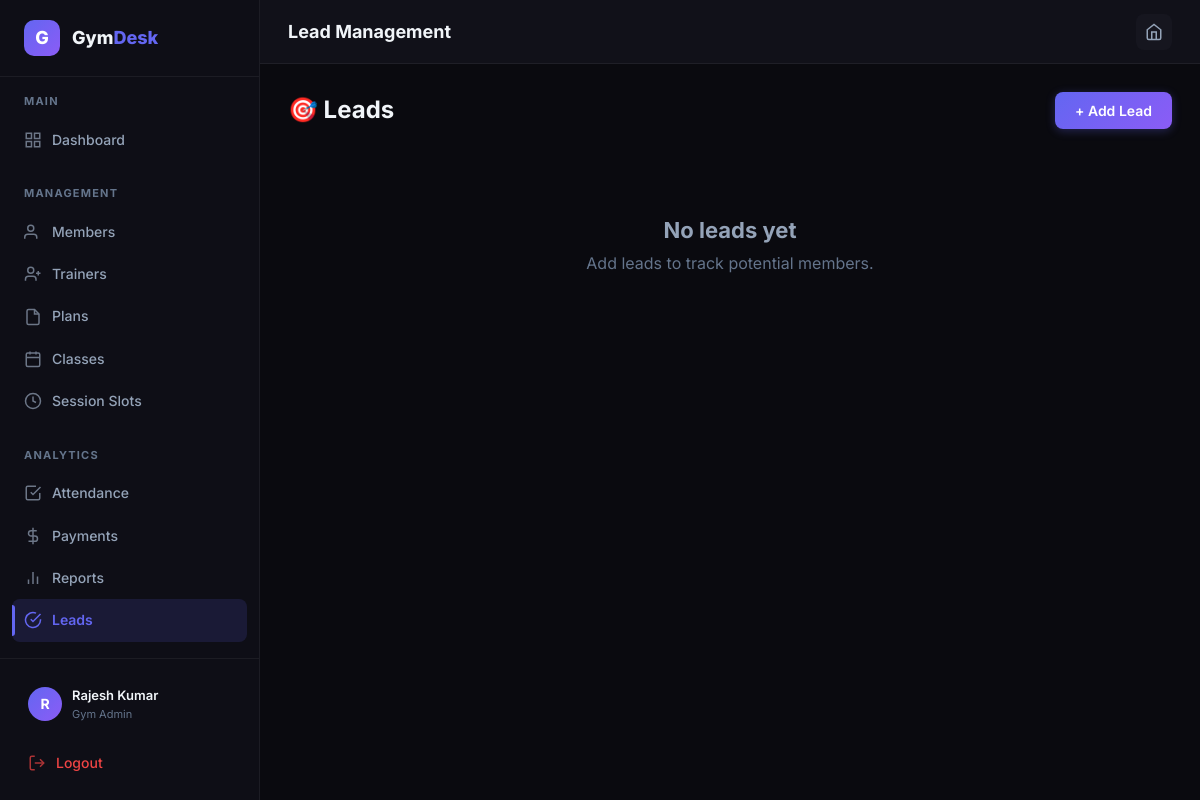
/admin/leads (signed in), run on the app's committed database.
### tables this page shows
CREATE TABLE users (
            id INTEGER PRIMARY KEY AUTOINCREMENT,
            email TEXT UNIQUE NOT NULL,
            password_hash TEXT NOT NULL,
            role TEXT NOT NULL CHECK(role IN ('system_admin','gym_admin','trainer','member')),
            full_name TEXT NOT NULL,
            phone TEXT,
            avatar TEXT,
            is_active INTEGER DEFAULT 1,
            created_at TIMESTAMP DEFAULT CURRENT_TIMESTAMP
        );

### backend/routes/admin.py (the view)
@admin_bp.route('/leads')
@login_required
@gym_admin_required
def leads():
    db = get_db()
    gym = _get_admin_gym(db)
    if gym:
        leads_list = db.execute('SELECT * FROM leads WHERE gym_id = ? ORDER BY created_at DESC',
                                (gym['id'],)).fetchall()
    else:
        leads_list = db.execute('''
            SELECT l.*, g.name as gym_name FROM leads l
            JOIN gyms g ON l.gym_id = g.id ORDER BY l.created_at DESC
        ''').fetchall()
    db.close()
    return render_template('admin/leads.html', leads=leads_list, gym=gym)

### backend/app.py (called while the page is built)
    @property
    def is_authenticated(self):
        return True

### backend/database.py (called while the page is built)
def get_db():
    conn = sqlite3.connect(Config.DATABASE)
    conn.row_factory = sqlite3.Row
    conn.execute("PRAGMA foreign_keys = ON")
    return conn

### backend/routes/admin.py (called while the page is built)
def _get_admin_gym(db):
    if current_user.role == 'system_admin':
        return None  # System admin sees all
    gym = db.execute('SELECT * FROM gyms WHERE owner_id = ?', (current_user.id,)).fetchone()
    return gym

### frontend/templates/admin/leads.html (shortened to what this page needs)
{% extends "dashboard_base.html" %}{% block title %}Leads{% endblock %}{% block page_title %}Lead Management{% endblock
%}{% block sidebar_nav %}{% include "admin/_sidebar.html" %}{% endblock %}
{% block content %}
<div class="page-header">
    <h1>🎯 Leads</h1>
    {% if gym %}<button class="btn btn-primary"
        onclick="document.getElementById('addLeadModal').classList.add('active')">+ Add Lead</button>{% endif %}
</div>
{% if leads %}<div class="table-wrapper">
    <table>
        <thead>
            <tr>
                <th>Name</th>
                <th>Email</th>
                <th>Phone</th>
                <th>Source</th>
                <th>Status</th>
                <th>Created</th>
                <th>Actions</th>
            </tr>
        </thead>
        <tbody>
            {% for l in leads %}<tr>
                <td class="font-semibold">{{ l['name'] }}</td>
                <td>{{ l['email'] or '—' }}</td>
                <td>{{ l['phone'] or '—' }}</td>
                <td>{{ l['source']|replace('-',' ')|title }}</td>
                <td><span
                        class="badge badge-{{ 'success' if l['status']=='converted' else 'info' if l['status']=='interested' else 'warning' if l['status']=='contacted' else 'error' if l['status']=='lost' else 'neutral' }}">{{
                        l['status']|title }}</span></td>
                <td>{{ format_date(l['created_at']) }}</td>
                <td>
                    <form method="POST" action="{{ url_for('admin.update_lead_status', lead_id=l['id']) }}"
                        class="flex gap-1"><select name="status" class="form-control"
                            style="max-width:120px;font-size:0.75rem;padding:4px 8px;">
                            <option value="new" {% if l['status']=='new' %}selected{% endif %}>New</option>
                            <option value="contacted" {% if l['status']=='contacted' %}selected{% endif %}>Contacted
                            </option>
                            <option value="interested" {% if l['status']=='interested' %}selected{% endif %}>Interested
                            </option>
                            <option value="converted" {% if l['status']=='converted' %}selected{% endif %}>Converted
                            </option>
                            <option value="lost" {% if l['status']=='lost' %}selected{% endif %}>Lost</option>
                        </select><button class="btn btn-ghost btn-sm">Update</button></form>
                </td>
            </tr>{% endfor %}</tbody>
    </table>
</div>
{% else %}<div class="empty-state">
    <h3>No leads yet</h3>
    <p>Add leads to track potential members.</p>
</div>{% endif %}
{% endblock %}

### frontend/templates/dashboard_base.html (shortened to what this page needs)
{% extends "base.html" %}
{% block extra_css %}
<link rel="stylesheet" href="{{ url_for('static', filename='css/dashboard.css') }}">
{% endblock %}
{% block body %}
<div class="app-shell">
    <aside class="sidebar" id="sidebar">
        <div class="sidebar-header">
            <div class="sidebar-logo">G</div>
            <div class="sidebar-brand">Gym<span>Desk</span></div>
        </div>
        <nav class="sidebar-nav">
            {% block sidebar_nav %}{% endblock %}
        </nav>
        <div class="sidebar-footer">
            <div class="sidebar-user">
                <div class="sidebar-avatar">{{ current_user.full_name[0] }}</div>
                <div class="sidebar-user-info">
                    <div class="sidebar-user-name">{{ current_user.full_name }}</div>
                    <div class="sidebar-user-role">{{ current_user.role | replace('_', ' ') }}</div>
                </div>
            </div>
            <a href="{{ url_for('auth.logout') }}" class="nav-link mt-2" style="color: var(--error);">
                <svg width="18" height="18" viewBox="0 0 24 24" fill="none" stroke="currentColor" stroke-width="2">
                    <path d="M9 21H5a2 2 0 01-2-2V5a2 2 0 012-2h4" />
                    <polyline points="16 17 21 12 16 7" />
                    <line x1="21" y1="12" x2="9" y2="12" />
                </svg>
                Logout
            </a>
        </div>
    </aside>
    <main class="main-content">
        <header class="topbar">
            <div class="topbar-left">
                <h1 class="topbar-title">{% block page_title %}Dashboard{% endblock %}</h1>
            </div>
            <div class="topbar-right">
                <a href="{{ url_for('public.landing') }}" class="topbar-btn" title="Home">
                    <svg width="18" height="18" viewBox="0 0 24 24" fill="none" stroke="currentColor" stroke-width="2">
                        <path d="M3 9l9-7 9 7v11a2 2 0 01-2 2H5a2 2 0 01-2-2z" />
                        <polyline points="9 22 9 12 15 12 15 22" />
                    </svg>
                </a>
            </div>
        </header>
        <div class="page-content">
            {% block content %}{% endblock %}
        </div>
    </main>
</div>
{% endblock %}

### frontend/static/css/main.css (style rules this page uses)
:root { --bg-primary: #0a0a0f; --bg-secondary: #111119; --bg-card: #16161f; --bg-card-hover: #1c1c28; --bg-input: #1a1a26; --bg-sidebar: #0e0e16; --accent-primary: #6366f1; --accent-primary-hover: #818cf8; --accent-secondary: #8b5cf6; --accent-gradient: linear-gradient(135deg, #6366f1, #8b5cf6); --accent-glow: rgba(99, 102, 241, 0.15); --success: #10b981; --success-bg: rgba(16, 185, 129, 0.1); --warning: #f59e0b; --warning-bg: rgba(245, 158, 11, 0.1); --error: #ef4444; --error-bg: rgba(239, 68, 68, 0.1); --info: #3b82f6; --info-bg: rgba(59, 130, 246, 0.1); --text-primary: #f1f5f9; --text-secondary: #94a3b8; --text-muted: #64748b; --text-accent: #a5b4fc; --border-color: rgba(255, 255, 255, 0.06); --border-color-hover: rgba(255, 255, 255, 0.12); --border-accent: rgba(99, 102, 241, 0.3); --shadow-sm: 0 1px 3px rgba(0, 0, 0, 0.3); --shadow-md: 0 4px 12px rgba(0, 0, 0, 0.4); --shadow-lg: 0 8px 30px rgba(0, 0, 0, 0.5); --shadow-glow: 0 0 20px rgba(99, 102, 241, 0.15); --sidebar-width: 260px; --topbar-height: 64px; --border-radius: 12px; --border-radius-sm: 8px; --border-radius-lg: 16px; --transition-fast: 150ms ease; --transition-normal: 250ms ease; --transition-slow: 400ms ease; --font-family: 'Inter', -apple-system, BlinkMacSystemFont, 'Segoe UI', sans-serif; }
*, *::before, *::after { margin: 0; padding: 0; box-sizing: border-box; }
html { font-size: 16px; scroll-behavior: smooth; -webkit-font-smoothing: antialiased; -moz-osx-font-smoothing: grayscale; }
body { font-family: var(--font-family); background-color: var(--bg-primary); color: var(--text-primary); line-height: 1.6; min-height: 100vh; overflow-x: hidden; }
a { color: var(--accent-primary); text-decoration: none; transition: color var(--transition-fast); }
h1, h2, h3, h4, h5, h6 { color: var(--text-primary); font-weight: 700; line-height: 1.2; }
h1 { font-size: 2.25rem; }
h3 { font-size: 1.375rem; }
.btn { display: inline-flex; align-items: center; gap: 8px; padding: 10px 20px; border: none; border-radius: var(--border-radius-sm); font-family: var(--font-family); font-size: 0.875rem; font-weight: 600; cursor: pointer; transition: all var(--transition-normal); text-decoration: none; white-space: nowrap; }
.btn-primary { background: var(--accent-gradient); color: #fff; box-shadow: 0 2px 10px rgba(99, 102, 241, 0.3); }
.empty-state { text-align: center; padding: 60px 20px; color: var(--text-muted); }
.empty-state h3 { color: var(--text-secondary); margin-bottom: 8px; }
.mt-2 { margin-top: 8px; }

### data on the page
users: full_name "R", full_name "Rajesh Kumar", role "Gym Admin"
